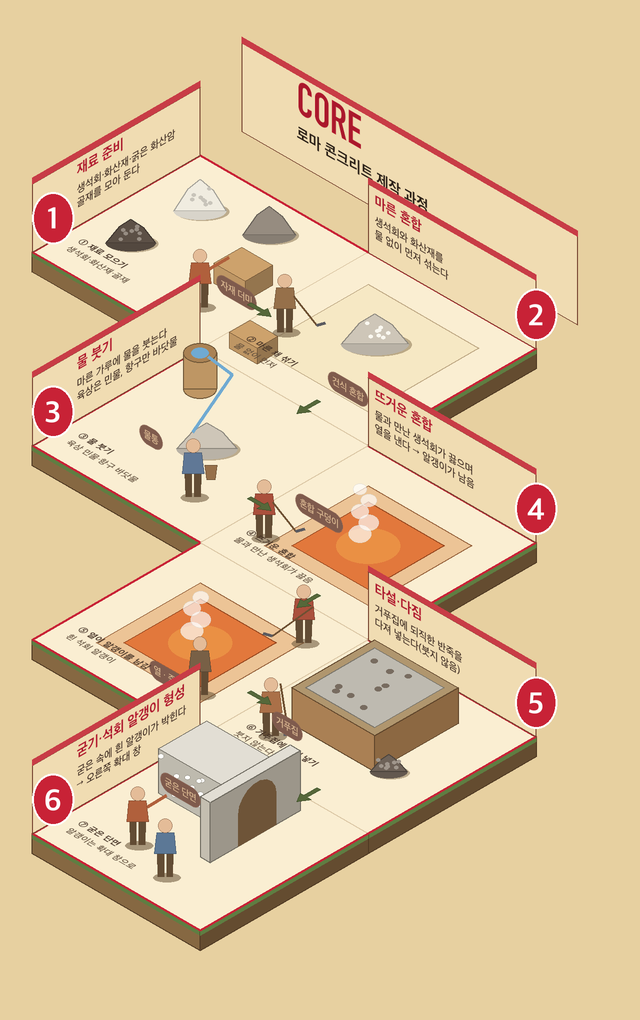

Write Python code to recreate this figure.
import time
src = open("scripts/wireframe_v16.py", encoding="utf-8").read()
exec(compile(src, "wireframe_v16.py", "exec"))
t0 = time.time()
L = Layer(10, 125, 170, 380, "core")
draw_core(L)
print("draw", time.time() - t0)
print(L.measure())
bg = Layer(10, 125, 170, 380, "bg", bg=BG + (255,))
bg.paste(L)
out = bg.img.resize((bg.w // SS, bg.h // SS), Image.LANCZOS).convert("RGB")
out.save("out/v16_work/test5.png")
print(out.size)
